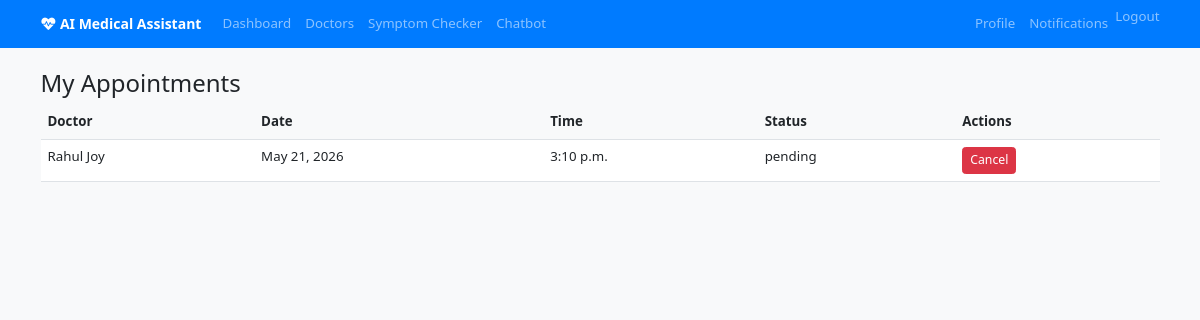
Page /api/appointments/list/ (signed in) on the committed database.
### appointments/models.py (models this page shows, shortened)
class Appointment(models.Model):
    STATUS_CHOICES = [
        ('pending', 'Pending'),
        ('confirmed', 'Confirmed'),
        ('completed', 'Completed'),
        ('cancelled', 'Cancelled'),
    ]
    patient = models.ForeignKey(User, on_delete=models.CASCADE, related_name='appointments')
    doctor = models.ForeignKey(Doctor, on_delete=models.CASCADE)
    date = models.DateField()
    time = models.TimeField()
    status = models.CharField(max_length=20, choices=STATUS_CHOICES, default='pending')
    notes = models.TextField(blank=True)
    created_at = models.DateTimeField(auto_now_add=True)

### doctors/models.py (models this page shows, shortened)
class Doctor(models.Model):
    user = models.OneToOneField(User, on_delete=models.CASCADE)
    specialization = models.CharField(max_length=100)
    experience_years = models.PositiveIntegerField()
    available_timings = models.CharField(max_length=255, help_text="e.g., Mon-Fri 9AM-5PM")
    consultation_fee = models.DecimalField(max_digits=10, decimal_places=2)
    bio = models.TextField(blank=True)

### appointments/views.py (the view)
# urls.py: path('list/', views.appointment_list, name='appointment_list'),
@login_required
def appointment_list(request):
    appointments = Appointment.objects.filter(patient=request.user)
    return render(request, 'appointments/appointment_list.html', {'appointments': appointments})

### main/context_processors.py (called while the page is built)
def dashboard_url(request):
    if not request.user.is_authenticated:
        return {'dashboard_url': 'dashboard'}
    if Doctor.objects.filter(user=request.user).exists():
        return {'dashboard_url': 'doctor_dashboard'}
    if request.user.is_staff:
        return {'dashboard_url': 'admin:index'}
    return {'dashboard_url': 'dashboard'}

### templates/appointments/appointment_list.html (shortened to what this page needs)
{% extends 'base.html' %}
{% block content %}
<h2>My Appointments</h2>
<table class="table">
    <thead>
        <tr>
            <th>Doctor</th>
            <th>Date</th>
            <th>Time</th>
            <th>Status</th>
            <th>Actions</th>
        </tr>
    </thead>
    <tbody>
        {% for appointment in appointments %}
        <tr>
            <td>{{ appointment.doctor.user.first_name }} {{ appointment.doctor.user.last_name }}</td>
            <td>{{ appointment.date }}</td>
            <td>{{ appointment.time }}</td>
            <td>{{ appointment.status }}</td>
            <td>
                {% if appointment.status == 'pending' %}
                    <a href="{% url 'cancel_appointment' appointment.pk %}" class="btn btn-danger btn-sm">Cancel</a>
                {% endif %}
            </td>
        </tr>
        {% endfor %}
    </tbody>
</table>
{% endblock %}

### static/css/style.css (style rules this page uses)
html { font-size: 14px; }
body { font-family: 'Segoe UI', Tahoma, Geneva, Verdana, sans-serif; background-color: #eef5ff; font-size: 0.95rem; }
h2 { font-size: clamp(1.4rem, 2vw, 2rem); }
.table th { background-color: #f8f9fa; }

### templates/base.html (style rules this page uses)
body { background-color: #f8f9fa; }

### rows in the picture
Appointment: doctor.user.first_name "Rahul", doctor.user.last_name "Joy", date "May 21, 2026", time "3:10 p.m.", status "pending", shows "Cancel"
